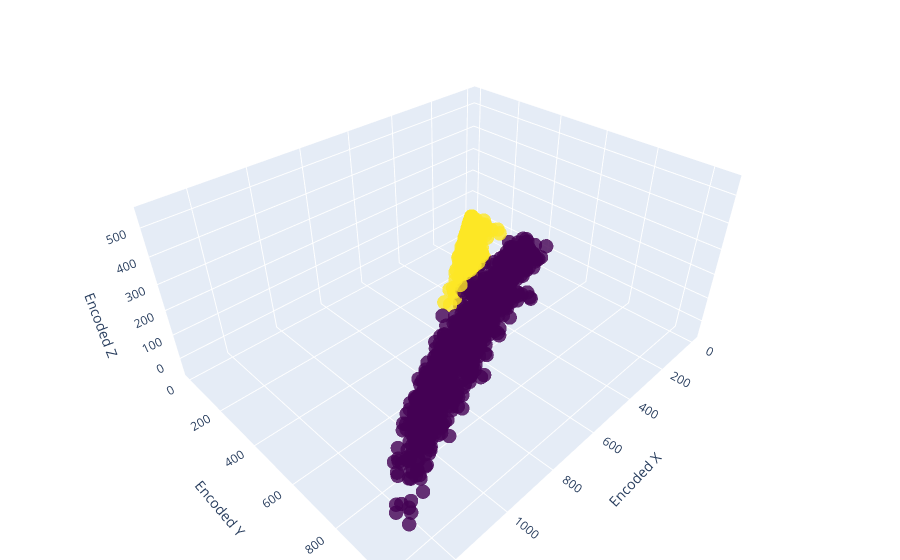

This figure's notebook cell:
### Code cell
import plotly.graph_objs as go

# Create a trace for the clusters
cluster_trace = go.Scatter3d(
    x=encoded_combined[:, 0],
    y=encoded_combined[:, 1],
    z=encoded_combined[:, 2],
    mode='markers',
    marker=dict(
        size=5,
        color=cluster_labels,  # set color to cluster labels
        colorscale='Viridis',  # choose a color scale
        opacity=0.8
    )
)

# Define the layout of the plot
layout = go.Layout(
    margin=dict(l=0, r=0, b=0, t=0),
    scene=dict(
        xaxis=dict(title='Encoded X'),
        yaxis=dict(title='Encoded Y'),
        zaxis=dict(title='Encoded Z')
    )
)

# Create the figure
fig = go.Figure(data=[cluster_trace], layout=layout)

# Plot the figure
fig.show()

### Figure 1 — Plotly figure (JSON) as saved in the notebook; plotly's stock layout.template omitted (floating-point values rounded to 4 significant figures; data arrays with more than 128 entries replaced by an {"elided": "..."} marker saying what was removed)
{"data": [{"marker": {"color": {"elided": "2000 int values"}, "colorscale": [[0, "#440154"], [0.1111, "#482878"], [0.2222, "#3e4989"], [0.3333, "#31688e"], [0.4444, "#26828e"], [0.5556, "#1f9e89"], [0.6667, "#35b779"], [0.7778, "#6ece58"], [0.8889, "#b5de2b"], [1, "#fde725"]], "opacity": 0.8, "size": 5}, "mode": "markers", "type": "scatter3d", "x": {"elided": "2000 float values"}, "y": {"elided": "2000 float values"}, "z": {"elided": "2000 float values"}}], "layout": {"margin": {"b": 0, "l": 0, "r": 0, "t": 0}, "scene": {"xaxis": {"title": {"text": "Encoded X"}}, "yaxis": {"title": {"text": "Encoded Y"}}, "zaxis": {"title": {"text": "Encoded Z"}}}}}
